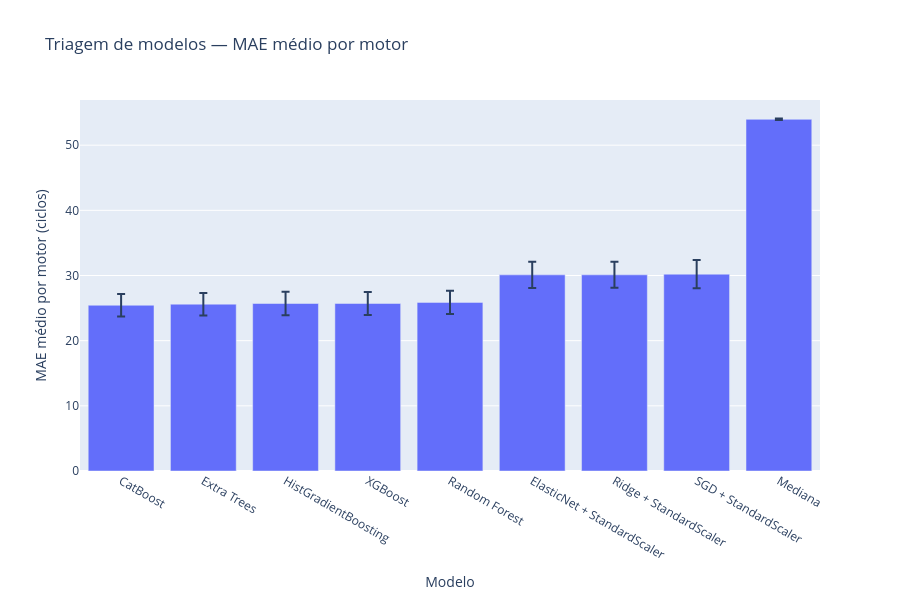

Here is the notebook cell this chart was saved with:
### Markdown cell above
**Insights:** O CatBoost obteve o menor MAE médio, com 25,43 ciclos, seguido por Extra Trees com 25,60, HistGradientBoosting com 25,70, XGBoost com 25,71 e Random Forest com 25,88. Os quatro primeiros formam um grupo muito próximo quando comparado ao desvio entre folds. Os modelos lineares ficaram perto de 30,10 ciclos, enquanto a mediana alcançou 53,97 ciclos. Portanto, os sensores acrescentaram informação, mas ainda não há evidência suficiente para declarar um único vencedor antes da otimização.

### Code cell
fig = px.bar(
    screening_summary,
    x='modelo',
    y='mae_medio_motor',
    error_y='mae_desvio_motor',
    labels={
        'modelo': 'Modelo',
        'mae_medio_motor': 'MAE médio por motor (ciclos)',
    },
    title=lang({'title': 'Triagem de modelos — MAE médio por motor'})['title'],
    height=600,
)
fig.show()

### Figure 1 — Plotly figure (JSON) as saved in the notebook; plotly's stock layout.template omitted (floating-point values rounded to 4 significant figures)
{"data": [{"error_y": {"array": [1.735, 1.731, 1.785, 1.76, 1.782, 1.998, 1.995, 2.17, 0.1201]}, "hovertemplate": "Modelo=%{x}<br>MAE médio por motor (ciclos)=%{y}<extra></extra>", "legendgroup": "", "marker": {"color": "#636efa", "pattern": {"shape": ""}}, "name": "", "orientation": "v", "showlegend": false, "textposition": "auto", "type": "bar", "x": ["CatBoost", "Extra Trees", "HistGradientBoosting", "XGBoost", "Random Forest", "ElasticNet + StandardScaler", "Ridge + StandardScaler", "SGD + StandardScaler", "Mediana"], "xaxis": "x", "y": [25.43, 25.6, 25.7, 25.71, 25.88, 30.1, 30.1, 30.2, 53.97], "yaxis": "y"}], "layout": {"barmode": "relative", "height": 600, "legend": {"tracegroupgap": 0}, "title": {"text": "Triagem de modelos — MAE médio por motor"}, "xaxis": {"anchor": "y", "domain": [0, 1], "title": {"text": "Modelo"}}, "yaxis": {"anchor": "x", "domain": [0, 1], "title": {"text": "MAE médio por motor (ciclos)"}}}}
